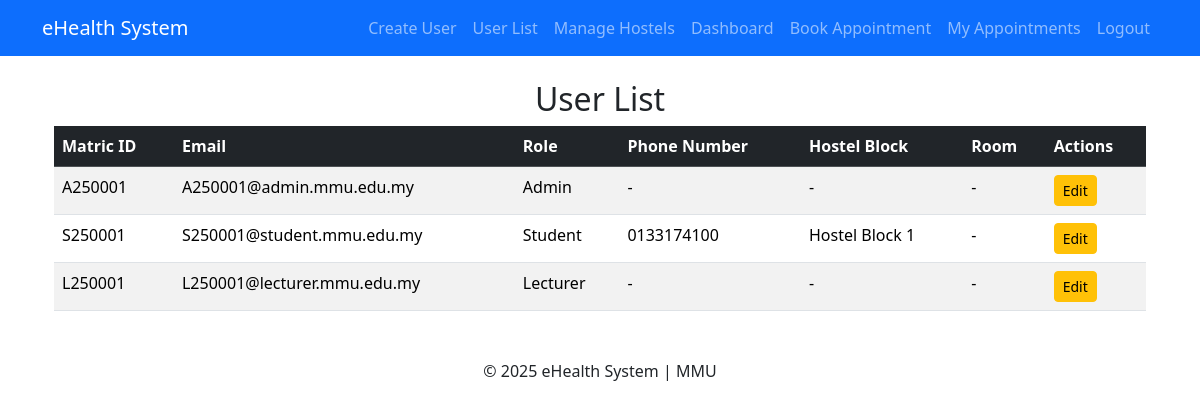
/users/list/ (signed in), run on an earlier commit of the app's database.
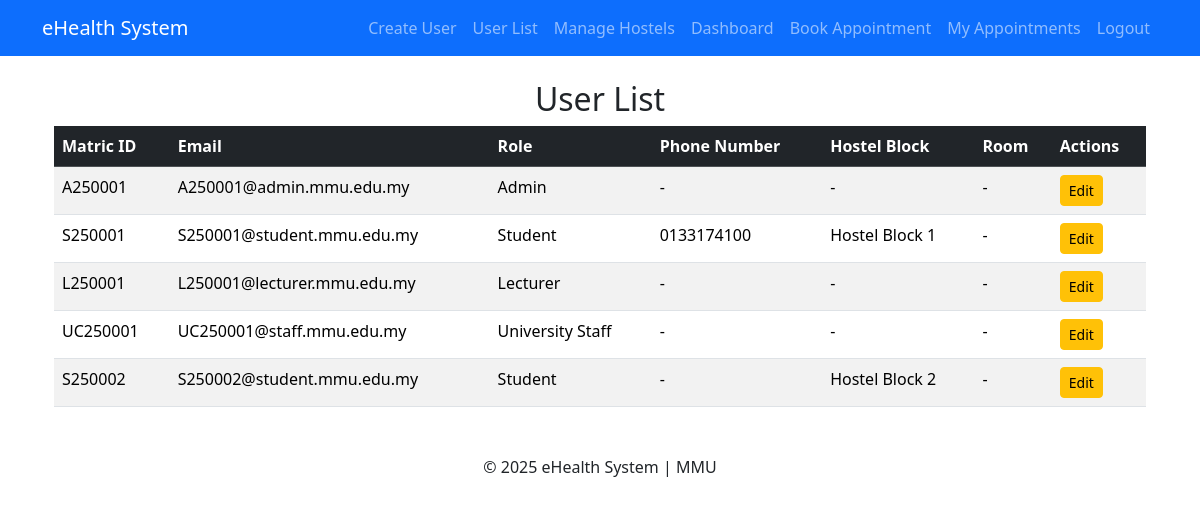
And on a later commit of the database.
### users/models.py (models this page shows, shortened)
class CustomUser(AbstractUser):
    username = None  # Remove the default username field
    ROLE_CHOICES = [
        ('student', 'Student'),
        ('lecturer', 'Lecturer'),
        ('staff', 'University Staff'),
        ('admin', 'Admin'),
        ('superadmin', 'Superadmin'),
    ]
    role = models.CharField(max_length=20, choices=ROLE_CHOICES, default='student')
    matric_id = models.CharField(max_length=20, unique=True)
    full_name = models.CharField(max_length=100, blank=True, null=True)
    phone_number = models.CharField(max_length=15, blank=True, null=True)
    hostel_block = models.CharField(max_length=50, blank=True, null=True)
    USERNAME_FIELD = 'matric_id'
    REQUIRED_FIELDS = ['email']
    objects = CustomUserManager()

### users/views.py (the view)
# urls.py: path('list/', views.user_list, name='user_list'),  # Admin-only user listing
@login_required
def user_list(request):
    if request.user.role not in ['superadmin', 'admin']:
        messages.error(request, "You are not authorized to view users.")
        return redirect('dashboard')
    users = CustomUser.objects.exclude(role='superadmin')  # Hide other superadmins
    return render(request, 'users/user_list.html', {'users': users})

### users/templates/users/user_list.html
{% extends 'base.html' %}
{% block content %}
  <div class="container">
      <h2 class="text-center">User List</h2>
      <table class="table table-striped">
          <thead class="table-dark">
              <tr>
                  <th>Matric ID</th>
                  <th>Email</th>
                  <th>Role</th>
                  <th>Phone Number</th>
                  <th>Hostel Block</th>
                  <th>Room</th>
                  <th>Actions</th>
              </tr>
          </thead>
          <tbody>
              {% for user in users %}
                  <tr>
                      <td>{{ user.matric_id }}</td>
                      <td>{{ user.email }}</td>
                      <td>{{ user.get_role_display }}</td>
                      <td>{{ user.phone_number }}</td>
                      <td>{{ user.hostel_block|default:"-" }}</td>
                      <td>{{ user.room.number|default:"-" }}</td>
                      <td>
                          <a href="{% url 'update_user' user.id %}" class="btn btn-warning btn-sm">Edit</a>
                      </td>
                  </tr>
              {% endfor %}
          </tbody>
      </table>
  </div>
{% endblock %}

### templates/base.html (shortened to what this page needs)
<!DOCTYPE html>
<html lang="en">
<head>
    <link href="https://cdn.jsdelivr.net/npm/bootstrap@5.3.2/dist/css/bootstrap.min.css" rel="stylesheet">
</head>
<body>
    <nav class="navbar navbar-expand-lg navbar-dark bg-primary">
        <div class="container">
            <a class="navbar-brand" href="{% url 'home' %}">eHealth System</a>
            <div class="collapse navbar-collapse" id="navbarNav">
                <ul class="navbar-nav ms-auto">
                    {% if user.is_authenticated %}
                        {% if user.role == 'superadmin' or user.role == 'admin' %}
                            <li class="nav-item"><a class="nav-link" href="{% url 'create_user' %}">Create User</a></li>
                            <li class="nav-item"><a class="nav-link" href="{% url 'user_list' %}">User List</a></li>
                            <li class="nav-item"><a class="nav-link" href="{% url 'hostel_list' %}">Manage Hostels</a></li>
                            <li class="nav-item"><a class="nav-link" href="{% url 'dashboard' %}">Dashboard</a></li>
                        {% endif %}
                        <li class="nav-item"><a class="nav-link" href="{% url 'book_appointment' %}">Book Appointment</a></li>
                        <li class="nav-item"><a class="nav-link" href="{% url 'appointment_list' %}">My Appointments</a></li>
                        <li class="nav-item">
                            <form action="{% url 'logout' %}" method="post" style="display:inline;">
                                <button type="submit" class="btn btn-danger btn-sm nav-link">Logout</button>
                            </form>
                        </li>
                    {% else %}
                        <li class="nav-item"><a class="nav-link" href="{% url 'login' %}">Login</a></li>
                    {% endif %}
                </ul>
            </div>
        </div>
    </nav>
    <div class="container mt-4">
        {% block content %}{% endblock %}
    </div>
    <footer class="text-center mt-5">
        <p>&copy; 2025 eHealth System | MMU</p>
    </footer>
</body>
</html>

What changed in the data, as far as the page shows it:
added CustomUser: matric_id "UC250001", email "UC250001@staff.mmu.edu.my", role "University Staff", phone_number "-", hostel_block "-", room.number "-"
added CustomUser: matric_id "S250002", email "S250002@student.mmu.edu.my", role "Student", phone_number "-", hostel_block "Hostel Block 2", room.number "-"
